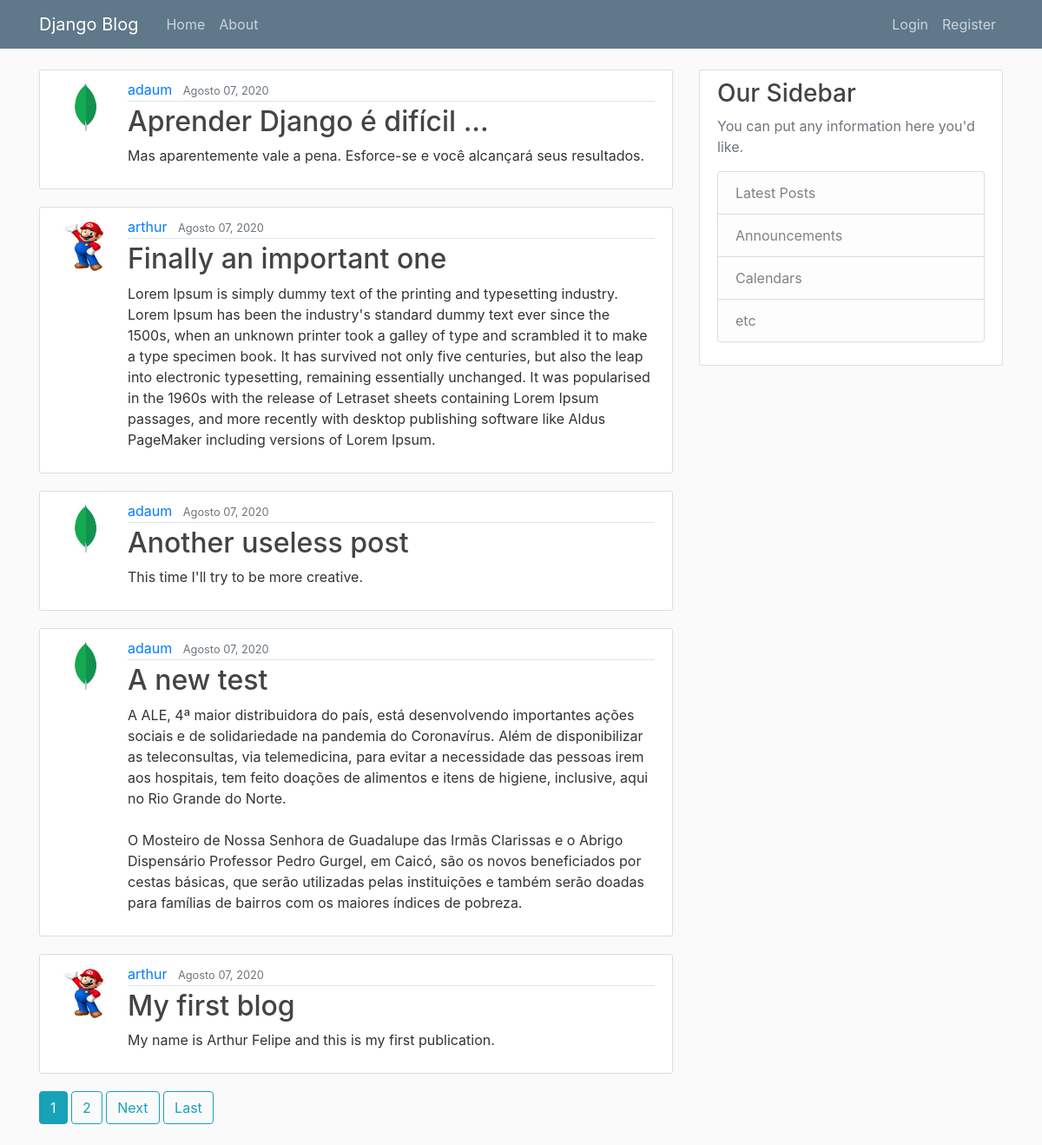
The app's page /, older data.
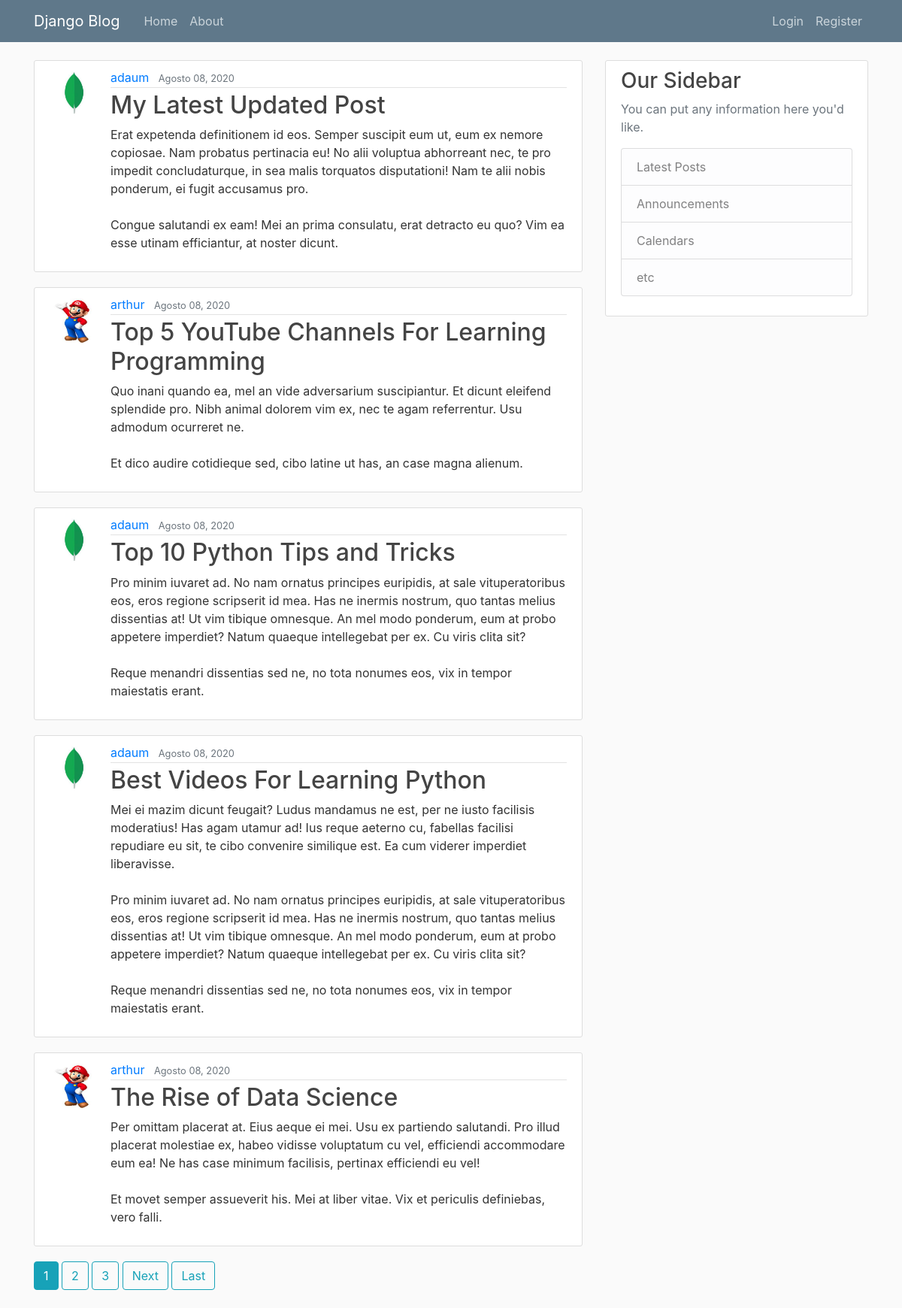
The same page, newer data.
### blog/models.py (models this page shows, shortened)
class Post(models.Model):
    title = models.CharField(max_length=100)
    content = models.TextField()
    date_posted = models.DateTimeField(default=timezone.now)
    author = models.ForeignKey(User, on_delete=models.CASCADE)

### users/models.py (models this page shows, shortened)
class Profile(models.Model):
    user = models.OneToOneField(User, on_delete=models.CASCADE)
    image = models.ImageField(default='default.jpg', upload_to='profile_pics')

### blog/views.py (the view)
# urls.py: path('', views.PostListView.as_view(), name='blog-home'),
class PostListView(ListView):
    model = Post
    template_name = 'blog/home.html'  # <app>/<model>_<viewtype>.html
    context_object_name = 'posts'
    ordering = ['-date_posted']
    paginate_by = 5

### blog/templates/blog/home.html (shortened to what this page needs)
{% extends "blog/base.html" %}
{% block content %}
    {% for post in posts %}
        <article class="media content-section">
          <img class="rounded-circle article-img" src="{{ post.author.profile.image.url }}">
          <div class="media-body">
            <div class="article-metadata">
              <a class="mr-2" href="{% url 'user-posts' post.author.username %}">{{ post.author }}</a>
              <small class="text-muted">{{ post.date_posted|date:"F d, Y" }}</small>
            </div>
            <h2><a class="article-title" href="{% url 'post-detail' post.id %}">{{ post.title }}</a></h2>
            <p class="article-content">{{ post.content }}</p>
          </div>
        </article>
    {% endfor %}
    {% if is_paginated %}
      {% for num in page_obj.paginator.page_range %}
        {% if page_obj.number == num %}
          <a class="btn btn-info mb-4" href="?page={{ num }}">{{ num }}</a>
        {% elif num > page_obj.number|add:'-3' and num < page_obj.number|add:'3'  %}
          <a class="btn btn-outline-info mb-4" href="?page={{ num }}">{{ num }}</a>
        {% endif %}
      {% endfor %}
      {% if page_obj.has_next %}
        <a class="btn btn-outline-info mb-4" href="?page={{ page_obj.next_page_number }}">Next</a>
        <a class="btn btn-outline-info mb-4" href="?page={{ page_obj.paginator.num_pages }}">Last</a>
      {% endif %}
    {% endif %}
{% endblock content %}

Row changes from the older to the newer data that the page shows:
no longer on this page (row unchanged): Post: author.profile.image (picture), author "adaum", date_posted "Agosto 07, 2020", title "Aprender Django é difícil ...", content "Mas aparentemente vale a pena. Esforce-se e você alcançará seus resultados."
no longer on this page (row unchanged): Post: author.profile.image (picture), author "arthur", date_posted "Agosto 07, 2020", title "Finally an important one", content "Lorem Ipsum is simply dummy text of the printing and typesetting industry. Lorem Ipsum has been the industry's standard dummy text ever since the 1500s, when an unknown printer took a galley of type and scrambled it to make a type specimen book. It has survived not only five centuries, but also the leap into electronic typesetting, remaining essentially unchanged. It was popularised in the 1960s with the release of Letraset sheets containing Lorem Ipsum passages, and more recently with desktop publishing software like Aldus PageMaker including versions of Lorem Ipsum."
no longer on this page (row unchanged): Post: author.profile.image (picture), author "adaum", date_posted "Agosto 07, 2020", title "Another useless post", content "This time I'll try to be more creative."
no longer on this page (row unchanged): Post: author.profile.image (picture), author "adaum", date_posted "Agosto 07, 2020", title "A new test", content "A ALE, 4ª maior distribuidora do país, está desenvolvendo importantes ações sociais e de solidariedade na pandemia do Coronavírus. Além de disponibilizar as teleconsultas, via telemedicina, para evitar a necessidade das pessoas irem aos hospitais, tem feito doações de alimentos e itens de higiene, inclusive, aqui no Rio Grande do Norte. O Mosteiro de Nossa Senhora de Guadalupe das Irmãs Clarissas e o Abrigo Dispensário Professor Pedro Gurgel, em Caicó, são os novos beneficiados por cestas básicas, que serão utilizadas pelas instituições e também serão doadas para famílias de bairros com os maiores índices de pobreza."
no longer on this page (row unchanged): Post: author.profile.image (picture), author "arthur", date_posted "Agosto 07, 2020", title "My first blog", content "My name is Arthur Felipe and this is my first publication."
added Post: author.profile.image (picture), author "adaum", date_posted "Agosto 08, 2020", title "My Latest Updated Post", content "Erat expetenda definitionem id eos. Semper suscipit eum ut, eum ex nemore copiosae. Nam probatus pertinacia eu! No alii voluptua abhorreant nec, te pro impedit concludaturque, in sea malis torquatos disputationi! Nam te alii nobis ponderum, ei fugit accusamus pro. Congue salutandi ex eam! Mei an prima consulatu, erat detracto eu quo? Vim ea esse utinam efficiantur, at noster dicunt."
added Post: author.profile.image (picture), author "arthur", date_posted "Agosto 08, 2020", title "Top 5 YouTube Channels For Learning Programming", content "Quo inani quando ea, mel an vide adversarium suscipiantur. Et dicunt eleifend splendide pro. Nibh animal dolorem vim ex, nec te agam referrentur. Usu admodum ocurreret ne. Et dico audire cotidieque sed, cibo latine ut has, an case magna alienum."
added Post: author.profile.image (picture), author "adaum", date_posted "Agosto 08, 2020", title "Top 10 Python Tips and Tricks", content "Pro minim iuvaret ad. No nam ornatus principes euripidis, at sale vituperatoribus eos, eros regione scripserit id mea. Has ne inermis nostrum, quo tantas melius dissentias at! Ut vim tibique omnesque. An mel modo ponderum, eum at probo appetere imperdiet? Natum quaeque intellegebat per ex. Cu viris clita sit? Reque menandri dissentias sed ne, no tota nonumes eos, vix in tempor maiestatis erant."
added Post: author.profile.image (picture), author "adaum", date_posted "Agosto 08, 2020", title "Best Videos For Learning Python", content "Mei ei mazim dicunt feugait? Ludus mandamus ne est, per ne iusto facilisis moderatius! Has agam utamur ad! Ius reque aeterno cu, fabellas facilisi repudiare eu sit, te cibo convenire similique est. Ea cum viderer imperdiet liberavisse. Pro minim iuvaret ad. No nam ornatus principes euripidis, at sale vituperatoribus eos, eros regione scripserit id mea. Has ne inermis nostrum, quo tantas melius dissentias at! Ut vim tibique omnesque. An mel modo ponderum, eum at probo appetere imperdiet? Natum quaeque intellegebat per ex. Cu viris clita sit? Reque menandri dissentias sed ne, no tota nonumes eos, vix in tempor maiestatis erant."
added Post: author.profile.image (picture), author "arthur", date_posted "Agosto 08, 2020", title "The Rise of Data Science", content "Per omittam placerat at. Eius aeque ei mei. Usu ex partiendo salutandi. Pro illud placerat molestiae ex, habeo vidisse voluptatum cu vel, efficiendi accommodare eum ea! Ne has case minimum facilisis, pertinax efficiendi eu vel! Et movet semper assueverit his. Mei at liber vitae. Vix et periculis definiebas, vero falli."
Text that changed along with them:
new list line: "3"
